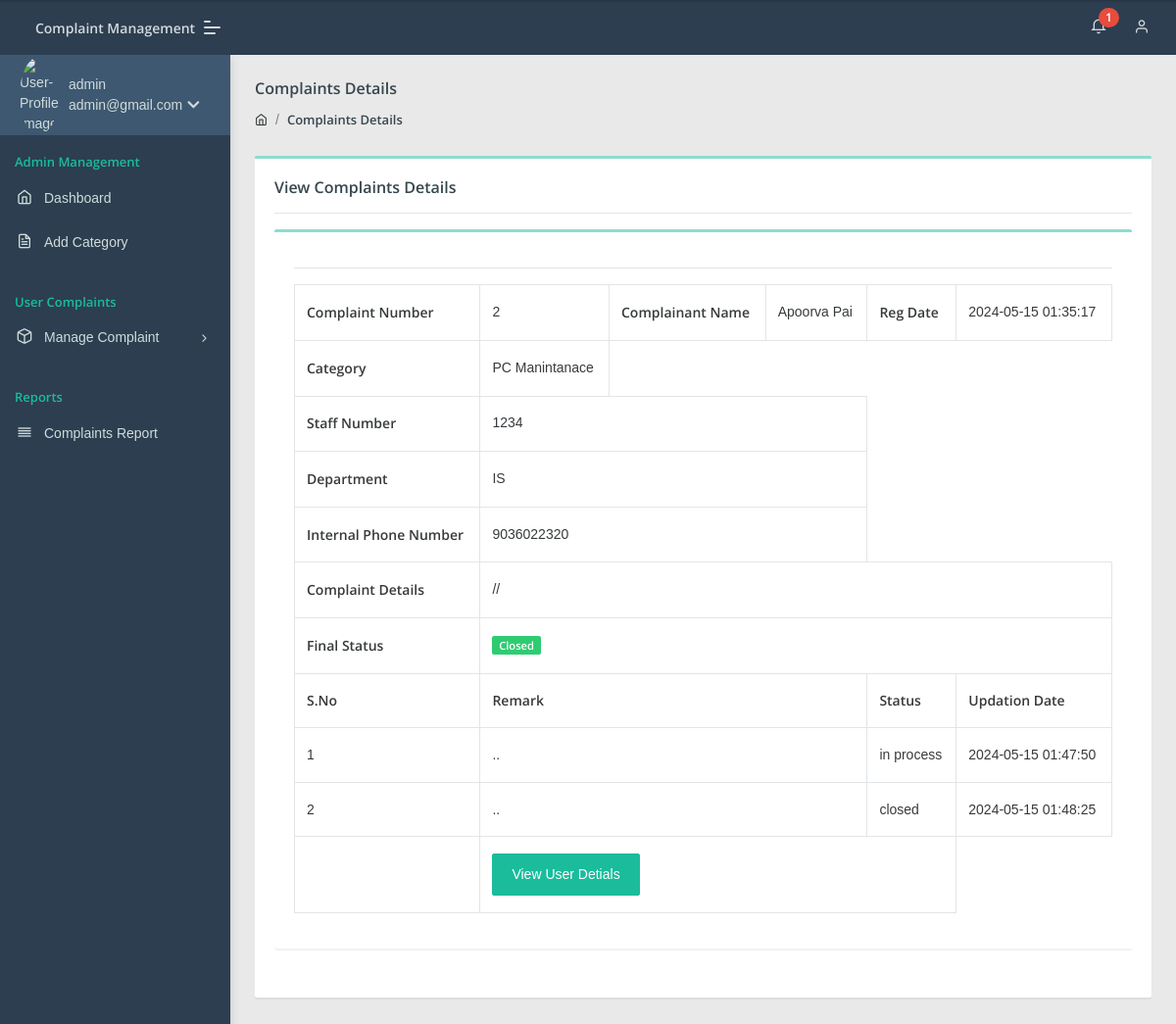
Screenshot of /admin/complaint-details.php?cid=2 (signed in) with the database file from the repository.
### tables this page shows
CREATE TABLE `tblcomplaints` (
  `complaintNumber` int(11) NOT NULL,
  `userId` int(11) DEFAULT NULL,
  `category` int(11) DEFAULT NULL,
  `staffno` bigint(20) NOT NULL,
  `dept` varchar(20) NOT NULL,
  `iphno` bigint(20) NOT NULL,
  `complaintDetails` mediumtext DEFAULT NULL,
  `regDate` timestamp NULL DEFAULT current_timestamp(),
  `status` varchar(50) DEFAULT NULL,
  `lastUpdationDate` timestamp NULL DEFAULT NULL ON UPDATE current_timestamp()
);

CREATE TABLE `users` (
  `id` int(11) NOT NULL,
  `fullName` varchar(255) DEFAULT NULL,
  `userEmail` varchar(255) DEFAULT NULL,
  `password` varchar(255) DEFAULT NULL,
  `contactNo` bigint(11) DEFAULT NULL,
  `address` tinytext DEFAULT NULL,
  `State` varchar(255) DEFAULT NULL,
  `country` varchar(255) DEFAULT NULL,
  `pincode` int(6) DEFAULT NULL,
  `userImage` varchar(255) DEFAULT NULL,
  `regDate` timestamp NOT NULL DEFAULT current_timestamp(),
  `updationDate` timestamp NULL DEFAULT NULL,
  `status` int(1) DEFAULT NULL
);

CREATE TABLE `category` (
  `id` int(11) NOT NULL,
  `categoryName` varchar(255) DEFAULT NULL,
  `categoryDescription` longtext DEFAULT NULL,
  `creationDate` timestamp NULL DEFAULT current_timestamp(),
  `updationDate` timestamp NULL DEFAULT NULL ON UPDATE current_timestamp()
);

CREATE TABLE `complaintremark` (
  `id` int(11) NOT NULL,
  `complaintNumber` int(11) DEFAULT NULL,
  `status` varchar(255) DEFAULT NULL,
  `remark` mediumtext DEFAULT NULL,
  `remarkDate` timestamp NULL DEFAULT current_timestamp()
);

### admin/complaint-details.php (the view, shortened to what this page needs)
<?php
include('include/config.php');
if(strlen($_SESSION['aid'])==0)
    {
header('location:index.php');
}
else{
?>
<!DOCTYPE html>
<html lang="en">
<head>
    <link rel="stylesheet" href="assets/css/style.css">
</head>
<body class="">
	<?php include('include/sidebar.php');?>
	<?php include('include/header.php');?>
<section class="pcoded-main-container">
    <div class="pcoded-content">
        <div class="page-header">
            <div class="page-block">
                <div class="row align-items-center">
                    <div class="col-md-12">
                        <div class="page-header-title">
                            <h5 class="m-b-10">Complaints Details</h5>
                        </div>
                        <ul class="breadcrumb">
                            <li class="breadcrumb-item"><a href="dashboard.php"><i class="feather icon-home"></i></a></li>
                            <li class="breadcrumb-item"><a href="all-complaint.php">Complaints Details</a></li>
                        </ul>
                    </div>
                </div>
            </div>
        </div>
        <div class="row">
            <div class="col-sm-12">
                <div class="card">
                    <div class="card-body">
                        <h5>View Complaints Details</h5>
                        <hr>
                      <div class="row">
                            <div class="col-xl-12">
                <div class="card">
                    <div class="card-body table-border-style">
                        <div class="table-responsive">
                            <table class="table table-bordered">
                                <tbody>
                                   <?php $st='closed';
                                   $cid=$_GET['cid'];
$query=mysqli_query($con,"select tblcomplaints.*,users.fullName as name,category.categoryName as catname from tblcomplaints join users on users.id=tblcomplaints.userId join category on category.id=tblcomplaints.category where tblcomplaints.complaintNumber='$cid'");
while($row=mysqli_fetch_array($query))
{
?>
                                        <tr>
                                            <td><b>Complaint Number</b></td>
                                            <td><?php echo htmlentities($row['complaintNumber']);?></td>
                                            <td><b>Complainant Name</b></td>
                                            <td> <?php echo htmlentities($row['name']);?></td>
                                            <td><b>Reg Date</b></td>
                                            <td><?php echo htmlentities($row['regDate']);?>
                                            </td>
                                        </tr>
<tr>
                                            <td><b>Category </b></td>
                                            <td><?php echo htmlentities($row['catname']);?></td>
                                                                                                                                                                                                                       </tr>
<tr>
                                                                                        <td ><b>Staff Number</b></td>
                                            <td colspan="3"> <?php echo htmlentities($row['staffno']);?></td>
                                        </tr>
<tr>
                                                                                        <td ><b>Department</b></td>
                                            <td colspan="3"> <?php echo htmlentities($row['dept']);?></td>
                                        </tr>
<tr>
                                                                                        <td ><b>Internal Phone Number</b></td>
                                            <td colspan="3"> <?php echo htmlentities($row['iphno']);?></td>
                                        </tr>
<tr>
                                            <td><b>Complaint Details </b></td>
                                            <td colspan="5"> <?php echo htmlentities($row['complaintDetails']);?></td>
                                        </tr>
<tr>
<td><b>Final Status</b></td>
                              <td colspan="5"> <?php $status=$row['status'];
                                                if($status==''): ?>
                                                <span class="badge badge-danger">Not Processed Yet</span>
                                            <?php elseif($status=='in process'):?>
                                             <span class="badge badge-warning">In Process</span>
                                         <?php elseif($status=='closed'):?>
                                             <span class="badge badge-success">Closed</span>
                                         <?php endif;?></td>
                                        </tr>
                                        <hr>
<?php $ret=mysqli_query($con,"select complaintremark.remark as remark,complaintremark.status as sstatus,complaintremark.remarkDate as rdate from complaintremark join tblcomplaints on tblcomplaints.complaintNumber=complaintremark.complaintNumber where complaintremark.complaintNumber='$cid'");
$cnt=1;
$count=mysqli_num_rows($ret);
if($count): ?>
<tr>
<th>S.No</th>
<th colspan="3">Remark</th>
<th>Status</th>
<th>Updation Date</th>
</tr>
    <?php
while($rw=mysqli_fetch_array($ret))
{
?>
                                         <tr>
                                            <td><?php echo htmlentities($cnt);?></td>
                                            <td colspan="3"><?php echo  htmlentities($rw['remark']); ?></td>
                                            <td><?php echo  htmlentities($rw['sstatus']); ?></td>
                                            <td><?php echo  htmlentities($rw['rdate']); ?></td></tr><?php $cnt=$cnt+1; } endif; ?>
<tr>
                                            <td>
                                            <?php if($row['status']=="closed"){
                                                } else {?>
<a href="javascript:void(0);" onClick="popUpWindow('updatecomplaint.php?cid=<?php echo htmlentities($row['complaintNumber']);?>');" title="Update order">
                                             <button type="button" class="btn btn-primary">Take Action</button></td>
                                            </a><?php } ?></td>
                                            <td colspan="4">
                                            <a href="javascript:void(0);" onClick="popUpWindow('userprofile.php?uid=<?php echo htmlentities($row['userId']);?>');" title="Update order">
                                             <button type="button" class="btn btn-primary">View User Detials</button></a></td>
                                        </tr>
                                        <?php  } ?>
                                </tbody>
                            </table>
                        </div>
                    </div>
                </div>
            </div>
                        </div>
                    </div>
                </div>
            </div>
        </div>
    </div>
</section>
</body>
</html>
<?php } ?>

### admin/include/sidebar.php (shortened to what this page needs)
	<nav class="pcoded-navbar  ">
		<div class="navbar-wrapper  ">
			<div class="navbar-content scroll-div " >
				<div class="">
					<div class="main-menu-header">
						<img class="img-radius" src="assets/images/user/user-gear.png" alt="User-Profile-Image">
						<div class="user-details">
							<?php
$id=intval($_SESSION["aid"]);
$query=mysqli_query($con,"select * from admin where id='$id'");
while($row=mysqli_fetch_array($query))
{
?>
							<span><?php echo  htmlentities($row['fullname']);?></span>
							<div id="more-details"><?php echo  htmlentities($row['email']);?><i class="fa fa-chevron-down m-l-5"></i></div><?php } ?>
						</div>
					</div>
				</div>
				<ul class="nav pcoded-inner-navbar ">
					<li class="nav-item pcoded-menu-caption">
						<label>Admin Management</label>
					</li>
					<li class="nav-item">
					    <a href="dashboard.php" class="nav-link "><span class="pcoded-micon"><i class="feather icon-home"></i></span><span class="pcoded-mtext">Dashboard</span></a>
					</li>
					<li class="nav-item">
					    <a href="category.php" class="nav-link "><span class="pcoded-micon"><i class="feather icon-file-text"></i></span><span class="pcoded-mtext">Add Category</span></a>
					</li>
					<li class="nav-item pcoded-menu-caption">
						<label>User Complaints</label>
					</li>
					<li class="nav-item pcoded-hasmenu">
						<a href="#!" class="nav-link "><span class="pcoded-micon"><i class="feather icon-box"></i></span><span class="pcoded-mtext">Manage Complaint</span></a>
					</li>
					<li class="nav-item pcoded-menu-caption">
					    <label>Reports</label>
					</li>
					<li class="nav-item">
					    <a href="between-date-complaintreport.php" class="nav-link "><span class="pcoded-micon"><i class="feather icon-align-justify"></i></span><span class="pcoded-mtext">Complaints Report</span></a>
					</li>
				</ul>
			</div>
		</div>
	</nav>

### rows the page displays
tblcomplaints: complaintNumber "2", userId.fullName "Apoorva Pai", regDate "2024-05-15 01:35:17", category.categoryName "PC Manintanace", staffno "1234", dept "IS", iphno "9036022320", complaintDetails "//", status "Closed"
complaintremark: remark "..", status "in process", remarkDate "2024-05-15 01:47:50"
complaintremark: remark "..", status "closed", remarkDate "2024-05-15 01:48:25"

### other values shown
$row['fullname'] "admin"
$row['email'] "admin@gmail.com"
$num1 "1"
